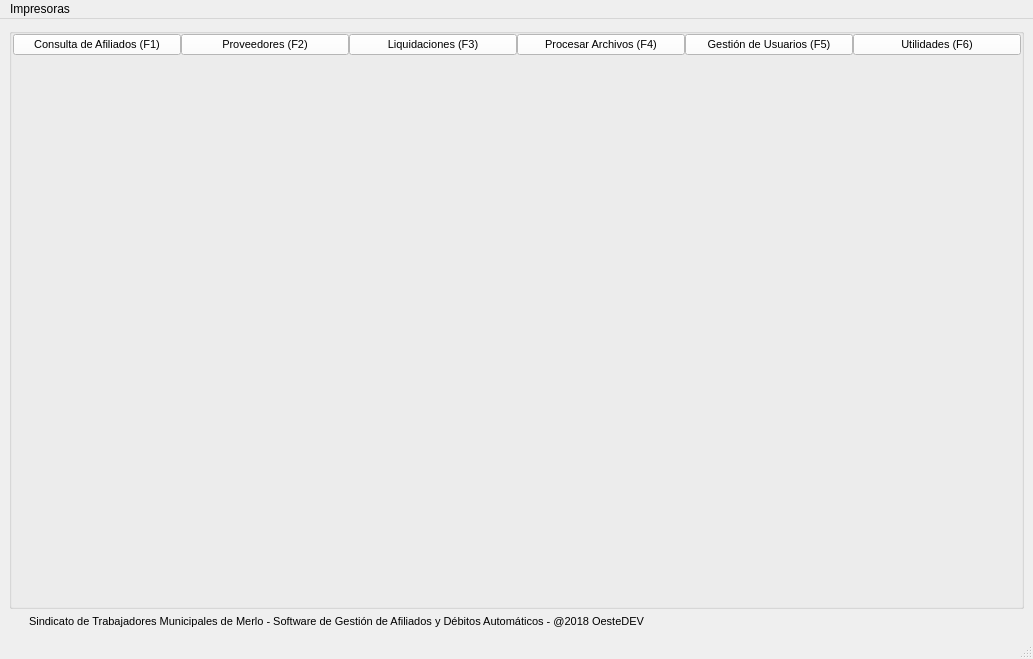
<?xml version="1.0" encoding="UTF-8"?>
<ui version="4.0">
 <class>MainWindow</class>
 <widget class="QMainWindow" name="MainWindow">
  <property name="geometry">
   <rect>
    <x>0</x>
    <y>0</y>
    <width>1033</width>
    <height>659</height>
   </rect>
  </property>
  <property name="palette">
   <palette>
    <active>
     <colorrole role="WindowText">
      <brush brushstyle="SolidPattern">
       <color alpha="255">
        <red>0</red>
        <green>0</green>
        <blue>0</blue>
       </color>
      </brush>
     </colorrole>
     <colorrole role="Button">
      <brush brushstyle="SolidPattern">
       <color alpha="255">
        <red>239</red>
        <green>239</green>
        <blue>239</blue>
       </color>
      </brush>
     </colorrole>
     <colorrole role="Light">
      <brush brushstyle="SolidPattern">
       <color alpha="255">
        <red>255</red>
        <green>255</green>
        <blue>255</blue>
       </color>
      </brush>
     </colorrole>
     <colorrole role="Midlight">
      <brush brushstyle="SolidPattern">
       <color alpha="255">
        <red>247</red>
        <green>247</green>
        <blue>247</blue>
       </color>
      </brush>
     </colorrole>
     <colorrole role="Dark">
      <brush brushstyle="SolidPattern">
       <color alpha="255">
        <red>119</red>
        <green>119</green>
        <blue>119</blue>
       </color>
      </brush>
     </colorrole>
     <colorrole role="Mid">
      <brush brushstyle="SolidPattern">
       <color alpha="255">
        <red>159</red>
        <green>159</green>
        <blue>159</blue>
       </color>
      </brush>
     </colorrole>
     <colorrole role="Text">
      <brush brushstyle="SolidPattern">
       <color alpha="255">
        <red>0</red>
        <green>0</green>
        <blue>0</blue>
       </color>
      </brush>
     </colorrole>
     <colorrole role="BrightText">
      <brush brushstyle="SolidPattern">
       <color alpha="255">
        <red>255</red>
        <green>255</green>
        <blue>255</blue>
       </color>
      </brush>
     </colorrole>
     <colorrole role="ButtonText">
      <brush brushstyle="SolidPattern">
       <color alpha="255">
        <red>0</red>
        <green>0</green>
        <blue>0</blue>
       </color>
      </brush>
     </colorrole>
     <colorrole role="Base">
      <brush brushstyle="SolidPattern">
       <color alpha="255">
        <red>255</red>
        <green>255</green>
        <blue>255</blue>
       </color>
      </brush>
     </colorrole>
     <colorrole role="Window">
      <brush brushstyle="SolidPattern">
       <color alpha="255">
        <red>239</red>
        <green>239</green>
        <blue>239</blue>
       </color>
      </brush>
     </colorrole>
     <colorrole role="Shadow">
      <brush brushstyle="SolidPattern">
       <color alpha="255">
        <red>0</red>
        <green>0</green>
        <blue>0</blue>
       </color>
      </brush>
     </colorrole>
     <colorrole role="AlternateBase">
      <brush brushstyle="SolidPattern">
       <color alpha="255">
        <red>247</red>
        <green>247</green>
        <blue>247</blue>
       </color>
      </brush>
     </colorrole>
     <colorrole role="ToolTipBase">
      <brush brushstyle="SolidPattern">
       <color alpha="255">
        <red>255</red>
        <green>255</green>
        <blue>220</blue>
       </color>
      </brush>
     </colorrole>
     <colorrole role="ToolTipText">
      <brush brushstyle="SolidPattern">
       <color alpha="255">
        <red>0</red>
        <green>0</green>
        <blue>0</blue>
       </color>
      </brush>
     </colorrole>
    </active>
    <inactive>
     <colorrole role="WindowText">
      <brush brushstyle="SolidPattern">
       <color alpha="255">
        <red>0</red>
        <green>0</green>
        <blue>0</blue>
       </color>
      </brush>
     </colorrole>
     <colorrole role="Button">
      <brush brushstyle="SolidPattern">
       <color alpha="255">
        <red>239</red>
        <green>239</green>
        <blue>239</blue>
       </color>
      </brush>
     </colorrole>
     <colorrole role="Light">
      <brush brushstyle="SolidPattern">
       <color alpha="255">
        <red>255</red>
        <green>255</green>
        <blue>255</blue>
       </color>
      </brush>
     </colorrole>
     <colorrole role="Midlight">
      <brush brushstyle="SolidPattern">
       <color alpha="255">
        <red>247</red>
        <green>247</green>
        <blue>247</blue>
       </color>
      </brush>
     </colorrole>
     <colorrole role="Dark">
      <brush brushstyle="SolidPattern">
       <color alpha="255">
        <red>119</red>
        <green>119</green>
        <blue>119</blue>
       </color>
      </brush>
     </colorrole>
     <colorrole role="Mid">
      <brush brushstyle="SolidPattern">
       <color alpha="255">
        <red>159</red>
        <green>159</green>
        <blue>159</blue>
       </color>
      </brush>
     </colorrole>
     <colorrole role="Text">
      <brush brushstyle="SolidPattern">
       <color alpha="255">
        <red>0</red>
        <green>0</green>
        <blue>0</blue>
       </color>
      </brush>
     </colorrole>
     <colorrole role="BrightText">
      <brush brushstyle="SolidPattern">
       <color alpha="255">
        <red>255</red>
        <green>255</green>
        <blue>255</blue>
       </color>
      </brush>
     </colorrole>
     <colorrole role="ButtonText">
      <brush brushstyle="SolidPattern">
       <color alpha="255">
        <red>0</red>
        <green>0</green>
        <blue>0</blue>
       </color>
      </brush>
     </colorrole>
     <colorrole role="Base">
      <brush brushstyle="SolidPattern">
       <color alpha="255">
        <red>255</red>
        <green>255</green>
        <blue>255</blue>
       </color>
      </brush>
     </colorrole>
     <colorrole role="Window">
      <brush brushstyle="SolidPattern">
       <color alpha="255">
        <red>239</red>
        <green>239</green>
        <blue>239</blue>
       </color>
      </brush>
     </colorrole>
     <colorrole role="Shadow">
      <brush brushstyle="SolidPattern">
       <color alpha="255">
        <red>0</red>
        <green>0</green>
        <blue>0</blue>
       </color>
      </brush>
     </colorrole>
     <colorrole role="AlternateBase">
      <brush brushstyle="SolidPattern">
       <color alpha="255">
        <red>247</red>
        <green>247</green>
        <blue>247</blue>
       </color>
      </brush>
     </colorrole>
     <colorrole role="ToolTipBase">
      <brush brushstyle="SolidPattern">
       <color alpha="255">
        <red>255</red>
        <green>255</green>
        <blue>220</blue>
       </color>
      </brush>
     </colorrole>
     <colorrole role="ToolTipText">
      <brush brushstyle="SolidPattern">
       <color alpha="255">
        <red>0</red>
        <green>0</green>
        <blue>0</blue>
       </color>
      </brush>
     </colorrole>
    </inactive>
    <disabled>
     <colorrole role="WindowText">
      <brush brushstyle="SolidPattern">
       <color alpha="255">
        <red>119</red>
        <green>119</green>
        <blue>119</blue>
       </color>
      </brush>
     </colorrole>
     <colorrole role="Button">
      <brush brushstyle="SolidPattern">
       <color alpha="255">
        <red>239</red>
        <green>239</green>
        <blue>239</blue>
       </color>
      </brush>
     </colorrole>
     <colorrole role="Light">
      <brush brushstyle="SolidPattern">
       <color alpha="255">
        <red>255</red>
        <green>255</green>
        <blue>255</blue>
       </color>
      </brush>
     </colorrole>
     <colorrole role="Midlight">
      <brush brushstyle="SolidPattern">
       <color alpha="255">
        <red>247</red>
        <green>247</green>
        <blue>247</blue>
       </color>
      </brush>
     </colorrole>
     <colorrole role="Dark">
      <brush brushstyle="SolidPattern">
       <color alpha="255">
        <red>119</red>
        <green>119</green>
        <blue>119</blue>
       </color>
      </brush>
     </colorrole>
     <colorrole role="Mid">
      <brush brushstyle="SolidPattern">
       <color alpha="255">
        <red>159</red>
        <green>159</green>
        <blue>159</blue>
       </color>
      </brush>
     </colorrole>
     <colorrole role="Text">
      <brush brushstyle="SolidPattern">
       <color alpha="255">
        <red>119</red>
        <green>119</green>
        <blue>119</blue>
       </color>
      </brush>
     </colorrole>
     <colorrole role="BrightText">
      <brush brushstyle="SolidPattern">
       <color alpha="255">
        <red>255</red>
        <green>255</green>
        <blue>255</blue>
       </color>
      </brush>
     </colorrole>
     <colorrole role="ButtonText">
      <brush brushstyle="SolidPattern">
       <color alpha="255">
        <red>119</red>
        <green>119</green>
        <blue>119</blue>
       </color>
      </brush>
     </colorrole>
     <colorrole role="Base">
      <brush brushstyle="SolidPattern">
       <color alpha="255">
        <red>239</red>
        <green>239</green>
        <blue>239</blue>
       </color>
      </brush>
     </colorrole>
     <colorrole role="Window">
      <brush brushstyle="SolidPattern">
       <color alpha="255">
        <red>239</red>
        <green>239</green>
        <blue>239</blue>
       </color>
      </brush>
     </colorrole>
     <colorrole role="Shadow">
      <brush brushstyle="SolidPattern">
       <color alpha="255">
        <red>0</red>
        <green>0</green>
        <blue>0</blue>
       </color>
      </brush>
     </colorrole>
     <colorrole role="AlternateBase">
      <brush brushstyle="SolidPattern">
       <color alpha="255">
        <red>239</red>
        <green>239</green>
        <blue>239</blue>
       </color>
      </brush>
     </colorrole>
     <colorrole role="ToolTipBase">
      <brush brushstyle="SolidPattern">
       <color alpha="255">
        <red>255</red>
        <green>255</green>
        <blue>220</blue>
       </color>
      </brush>
     </colorrole>
     <colorrole role="ToolTipText">
      <brush brushstyle="SolidPattern">
       <color alpha="255">
        <red>0</red>
        <green>0</green>
        <blue>0</blue>
       </color>
      </brush>
     </colorrole>
    </disabled>
   </palette>
  </property>
  <property name="windowTitle">
   <string>MainWindow</string>
  </property>
  <property name="windowIcon">
   <iconset>
    <normaloff>iconos/oesteDev.ico</normaloff>iconos/oesteDev.ico</iconset>
  </property>
  <widget class="QWidget" name="centralwidget">
   <layout class="QGridLayout" name="gridLayout">
    <item row="0" column="0">
     <layout class="QGridLayout" name="gridLayout_2">
      <item row="0" column="0">
       <widget class="QGroupBox" name="groupBox">
        <property name="sizePolicy">
         <sizepolicy hsizetype="Expanding" vsizetype="Preferred">
          <horstretch>0</horstretch>
          <verstretch>0</verstretch>
         </sizepolicy>
        </property>
        <property name="font">
         <font>
          <pointsize>10</pointsize>
          <weight>50</weight>
          <bold>false</bold>
         </font>
        </property>
        <property name="title">
         <string/>
        </property>
        <layout class="QGridLayout" name="gridLayout_4" rowstretch="2,98">
         <property name="leftMargin">
          <number>1</number>
         </property>
         <property name="topMargin">
          <number>0</number>
         </property>
         <property name="rightMargin">
          <number>0</number>
         </property>
         <property name="horizontalSpacing">
          <number>0</number>
         </property>
         <item row="0" column="6">
          <widget class="QPushButton" name="pushButton_usuarios">
           <property name="sizePolicy">
            <sizepolicy hsizetype="Expanding" vsizetype="Expanding">
             <horstretch>0</horstretch>
             <verstretch>0</verstretch>
            </sizepolicy>
           </property>
           <property name="font">
            <font>
             <family>Arial</family>
             <pointsize>8</pointsize>
             <weight>50</weight>
             <bold>false</bold>
            </font>
           </property>
           <property name="styleSheet">
            <string notr="true">#pushButton_usuarios{
background-color:#FFFFFF;
color: #000000;
}
</string>
           </property>
           <property name="text">
            <string>Gestión de Usuarios (F5)</string>
           </property>
           <property name="icon">
            <iconset>
             <normaloff>iconos/userPriv_01.png</normaloff>iconos/userPriv_01.png</iconset>
           </property>
           <property name="iconSize">
            <size>
             <width>30</width>
             <height>30</height>
            </size>
           </property>
          </widget>
         </item>
         <item row="0" column="4">
          <widget class="QPushButton" name="pushButton_liquidaciones">
           <property name="sizePolicy">
            <sizepolicy hsizetype="Expanding" vsizetype="Expanding">
             <horstretch>0</horstretch>
             <verstretch>0</verstretch>
            </sizepolicy>
           </property>
           <property name="font">
            <font>
             <family>Arial</family>
             <pointsize>8</pointsize>
             <weight>50</weight>
             <bold>false</bold>
            </font>
           </property>
           <property name="styleSheet">
            <string notr="true">#pushButton_liquidaciones{
background-color:#FFFFFF;
color: #000000;
}</string>
           </property>
           <property name="text">
            <string>Liquidaciones (F3)</string>
           </property>
           <property name="icon">
            <iconset>
             <normaloff>iconos/bp.png</normaloff>iconos/bp.png</iconset>
           </property>
           <property name="iconSize">
            <size>
             <width>40</width>
             <height>40</height>
            </size>
           </property>
          </widget>
         </item>
         <item row="0" column="1">
          <widget class="QPushButton" name="pushButton_proveedores">
           <property name="sizePolicy">
            <sizepolicy hsizetype="Expanding" vsizetype="Expanding">
             <horstretch>0</horstretch>
             <verstretch>0</verstretch>
            </sizepolicy>
           </property>
           <property name="font">
            <font>
             <family>Arial</family>
             <pointsize>8</pointsize>
             <weight>50</weight>
             <bold>false</bold>
            </font>
           </property>
           <property name="styleSheet">
            <string notr="true">#pushButton_proveedores{
background-color:#FFFFFF;
color: #000000;
}</string>
           </property>
           <property name="text">
            <string>Proveedores (F2)</string>
           </property>
           <property name="icon">
            <iconset>
             <normaloff>iconos/shopping cart full.ico</normaloff>iconos/shopping cart full.ico</iconset>
           </property>
           <property name="iconSize">
            <size>
             <width>30</width>
             <height>30</height>
            </size>
           </property>
          </widget>
         </item>
         <item row="0" column="0">
          <widget class="QPushButton" name="pushButton_afiliados">
           <property name="sizePolicy">
            <sizepolicy hsizetype="Expanding" vsizetype="Expanding">
             <horstretch>0</horstretch>
             <verstretch>0</verstretch>
            </sizepolicy>
           </property>
           <property name="palette">
            <palette>
             <active>
              <colorrole role="WindowText">
               <brush brushstyle="SolidPattern">
                <color alpha="255">
                 <red>0</red>
                 <green>0</green>
                 <blue>0</blue>
                </color>
               </brush>
              </colorrole>
              <colorrole role="Button">
               <brush brushstyle="SolidPattern">
                <color alpha="255">
                 <red>255</red>
                 <green>255</green>
                 <blue>255</blue>
                </color>
               </brush>
              </colorrole>
              <colorrole role="Text">
               <brush brushstyle="SolidPattern">
                <color alpha="255">
                 <red>0</red>
                 <green>0</green>
                 <blue>0</blue>
                </color>
               </brush>
              </colorrole>
              <colorrole role="ButtonText">
               <brush brushstyle="SolidPattern">
                <color alpha="255">
                 <red>0</red>
                 <green>0</green>
                 <blue>0</blue>
                </color>
               </brush>
              </colorrole>
              <colorrole role="Base">
               <brush brushstyle="SolidPattern">
                <color alpha="255">
                 <red>255</red>
                 <green>255</green>
                 <blue>255</blue>
                </color>
               </brush>
              </colorrole>
              <colorrole role="Window">
               <brush brushstyle="SolidPattern">
                <color alpha="255">
                 <red>255</red>
                 <green>255</green>
                 <blue>255</blue>
                </color>
               </brush>
              </colorrole>
             </active>
             <inactive>
              <colorrole role="WindowText">
               <brush brushstyle="SolidPattern">
                <color alpha="255">
                 <red>0</red>
                 <green>0</green>
                 <blue>0</blue>
                </color>
               </brush>
              </colorrole>
              <colorrole role="Button">
               <brush brushstyle="SolidPattern">
                <color alpha="255">
                 <red>255</red>
                 <green>255</green>
                 <blue>255</blue>
                </color>
               </brush>
              </colorrole>
              <colorrole role="Text">
               <brush brushstyle="SolidPattern">
                <color alpha="255">
                 <red>0</red>
                 <green>0</green>
                 <blue>0</blue>
                </color>
               </brush>
              </colorrole>
              <colorrole role="ButtonText">
               <brush brushstyle="SolidPattern">
                <color alpha="255">
                 <red>0</red>
                 <green>0</green>
                 <blue>0</blue>
                </color>
               </brush>
              </colorrole>
              <colorrole role="Base">
               <brush brushstyle="SolidPattern">
                <color alpha="255">
                 <red>255</red>
                 <green>255</green>
                 <blue>255</blue>
                </color>
               </brush>
              </colorrole>
              <colorrole role="Window">
               <brush brushstyle="SolidPattern">
                <color alpha="255">
                 <red>255</red>
                 <green>255</green>
                 <blue>255</blue>
                </color>
               </brush>
              </colorrole>
             </inactive>
             <disabled>
              <colorrole role="WindowText">
               <brush brushstyle="SolidPattern">
                <color alpha="255">
                 <red>0</red>
                 <green>0</green>
                 <blue>0</blue>
                </color>
               </brush>
              </colorrole>
              <colorrole role="Button">
               <brush brushstyle="SolidPattern">
                <color alpha="255">
                 <red>255</red>
                 <green>255</green>
                 <blue>255</blue>
                </color>
               </brush>
              </colorrole>
              <colorrole role="Text">
               <brush brushstyle="SolidPattern">
                <color alpha="255">
                 <red>0</red>
                 <green>0</green>
                 <blue>0</blue>
                </color>
               </brush>
              </colorrole>
              <colorrole role="ButtonText">
               <brush brushstyle="SolidPattern">
                <color alpha="255">
                 <red>0</red>
                 <green>0</green>
                 <blue>0</blue>
                </color>
               </brush>
              </colorrole>
              <colorrole role="Base">
               <brush brushstyle="SolidPattern">
                <color alpha="255">
                 <red>255</red>
                 <green>255</green>
                 <blue>255</blue>
                </color>
               </brush>
              </colorrole>
              <colorrole role="Window">
               <brush brushstyle="SolidPattern">
                <color alpha="255">
                 <red>255</red>
                 <green>255</green>
                 <blue>255</blue>
                </color>
               </brush>
              </colorrole>
             </disabled>
            </palette>
           </property>
           <property name="font">
            <font>
             <family>Arial</family>
             <pointsize>8</pointsize>
             <weight>50</weight>
             <bold>false</bold>
            </font>
           </property>
           <property name="styleSheet">
            <string notr="true">#pushButton_afiliados{
background-color:#FFFFFF;
color: #000000;
}
</string>
           </property>
           <property name="text">
            <string>Consulta de Afiliados (F1)</string>
           </property>
           <property name="icon">
            <iconset>
             <normaloff>iconos/users.ico</normaloff>iconos/users.ico</iconset>
           </property>
           <property name="iconSize">
            <size>
             <width>40</width>
             <height>40</height>
            </size>
           </property>
           <property name="autoDefault">
            <bool>false</bool>
           </property>
           <property name="default">
            <bool>false</bool>
           </property>
           <property name="flat">
            <bool>false</bool>
           </property>
          </widget>
         </item>
         <item row="0" column="5">
          <widget class="QPushButton" name="pushButton_procesador">
           <property name="sizePolicy">
            <sizepolicy hsizetype="Expanding" vsizetype="Expanding">
             <horstretch>0</horstretch>
             <verstretch>0</verstretch>
            </sizepolicy>
           </property>
           <property name="font">
            <font>
             <family>Arial</family>
             <pointsize>8</pointsize>
             <weight>50</weight>
             <bold>false</bold>
            </font>
           </property>
           <property name="styleSheet">
            <string notr="true">#pushButton_procesador{
background-color:#FFFFFF;
color: #000000;
}
</string>
           </property>
           <property name="text">
            <string>Procesar Archivos (F4)</string>
           </property>
           <property name="icon">
            <iconset>
             <normaloff>iconos/file_locked.ico</normaloff>iconos/file_locked.ico</iconset>
           </property>
           <property name="iconSize">
            <size>
             <width>30</width>
             <height>30</height>
            </size>
           </property>
          </widget>
         </item>
         <item row="0" column="7">
          <widget class="QPushButton" name="pushButton_utilidades">
           <property name="sizePolicy">
            <sizepolicy hsizetype="Expanding" vsizetype="Expanding">
             <horstretch>0</horstretch>
             <verstretch>0</verstretch>
            </sizepolicy>
           </property>
           <property name="font">
            <font>
             <family>Arial</family>
             <pointsize>8</pointsize>
             <weight>50</weight>
             <bold>false</bold>
            </font>
           </property>
           <property name="styleSheet">
            <string notr="true">#pushButton_utilidades{
background-color:#FFFFFF;
color: #000000;
}
</string>
           </property>
           <property name="text">
            <string>Utilidades (F6)</string>
           </property>
           <property name="icon">
            <iconset>
             <normaloff>iconos/applications.ico</normaloff>iconos/applications.ico</iconset>
           </property>
           <property name="iconSize">
            <size>
             <width>30</width>
             <height>30</height>
            </size>
           </property>
          </widget>
         </item>
         <item row="1" column="0" colspan="8">
          <widget class="QStackedWidget" name="stackedWidget">
           <property name="palette">
            <palette>
             <active>
              <colorrole role="WindowText">
               <brush brushstyle="SolidPattern">
                <color alpha="255">
                 <red>0</red>
                 <green>0</green>
                 <blue>0</blue>
                </color>
               </brush>
              </colorrole>
              <colorrole role="Button">
               <brush brushstyle="SolidPattern">
                <color alpha="255">
                 <red>255</red>
                 <green>255</green>
                 <blue>255</blue>
                </color>
               </brush>
              </colorrole>
              <colorrole role="Light">
               <brush brushstyle="SolidPattern">
                <color alpha="255">
                 <red>255</red>
                 <green>255</green>
                 <blue>255</blue>
                </color>
               </brush>
              </colorrole>
              <colorrole role="Midlight">
               <brush brushstyle="SolidPattern">
                <color alpha="255">
                 <red>255</red>
                 <green>255</green>
                 <blue>255</blue>
                </color>
               </brush>
              </colorrole>
              <colorrole role="Dark">
               <brush brushstyle="SolidPattern">
                <color alpha="255">
                 <red>127</red>
                 <green>127</green>
                 <blue>127</blue>
                </color>
               </brush>
              </colorrole>
              <colorrole role="Mid">
               <brush brushstyle="SolidPattern">
                <color alpha="255">
                 <red>170</red>
                 <green>170</green>
                 <blue>170</blue>
                </color>
               </brush>
              </colorrole>
              <colorrole role="Text">
               <brush brushstyle="SolidPattern">
                <color alpha="255">
                 <red>0</red>
                 <green>0</green>
                 <blue>0</blue>
                </color>
               </brush>
              </colorrole>
              <colorrole role="BrightText">
               <brush brushstyle="SolidPattern">
                <color alpha="255">
                 <red>255</red>
                 <green>255</green>
                 <blue>255</blue>
                </color>
               </brush>
              </colorrole>
              <colorrole role="ButtonText">
               <brush brushstyle="SolidPattern">
                <color alpha="255">
                 <red>0</red>
                 <green>0</green>
                 <blue>0</blue>
                </color>
               </brush>
              </colorrole>
              <colorrole role="Base">
               <brush brushstyle="SolidPattern">
                <color alpha="255">
                 <red>255</red>
                 <green>255</green>
                 <blue>255</blue>
                </color>
               </brush>
              </colorrole>
              <colorrole role="Window">
               <brush brushstyle="SolidPattern">
                <color alpha="255">
                 <red>255</red>
                 <green>255</green>
                 <blue>255</blue>
                </color>
               </brush>
              </colorrole>
              <colorrole role="Shadow">
               <brush brushstyle="SolidPattern">
                <color alpha="255">
                 <red>0</red>
                 <green>0</green>
                 <blue>0</blue>
                </color>
               </brush>
              </colorrole>
              <colorrole role="AlternateBase">
               <brush brushstyle="SolidPattern">
                <color alpha="255">
                 <red>255</red>
                 <green>255</green>
                 <blue>255</blue>
                </color>
               </brush>
              </colorrole>
              <colorrole role="ToolTipBase">
               <brush brushstyle="SolidPattern">
                <color alpha="255">
                 <red>255</red>
                 <green>255</green>
                 <blue>220</blue>
                </color>
               </brush>
              </colorrole>
              <colorrole role="ToolTipText">
               <brush brushstyle="SolidPattern">
                <color alpha="255">
                 <red>0</red>
                 <green>0</green>
                 <blue>0</blue>
                </color>
               </brush>
              </colorrole>
             </active>
             <inactive>
              <colorrole role="WindowText">
               <brush brushstyle="SolidPattern">
                <color alpha="255">
                 <red>0</red>
                 <green>0</green>
                 <blue>0</blue>
                </color>
               </brush>
              </colorrole>
              <colorrole role="Button">
               <brush brushstyle="SolidPattern">
                <color alpha="255">
                 <red>255</red>
                 <green>255</green>
                 <blue>255</blue>
                </color>
               </brush>
              </colorrole>
              <colorrole role="Light">
               <brush brushstyle="SolidPattern">
                <color alpha="255">
                 <red>255</red>
                 <green>255</green>
                 <blue>255</blue>
                </color>
               </brush>
              </colorrole>
              <colorrole role="Midlight">
               <brush brushstyle="SolidPattern">
                <color alpha="255">
                 <red>255</red>
                 <green>255</green>
                 <blue>255</blue>
                </color>
               </brush>
              </colorrole>
              <colorrole role="Dark">
               <brush brushstyle="SolidPattern">
                <color alpha="255">
                 <red>127</red>
                 <green>127</green>
                 <blue>127</blue>
                </color>
               </brush>
              </colorrole>
              <colorrole role="Mid">
               <brush brushstyle="SolidPattern">
                <color alpha="255">
                 <red>170</red>
                 <green>170</green>
                 <blue>170</blue>
                </color>
               </brush>
              </colorrole>
              <colorrole role="Text">
               <brush brushstyle="SolidPattern">
                <color alpha="255">
                 <red>0</red>
                 <green>0</green>
                 <blue>0</blue>
                </color>
               </brush>
              </colorrole>
              <colorrole role="BrightText">
               <brush brushstyle="SolidPattern">
                <color alpha="255">
                 <red>255</red>
                 <green>255</green>
                 <blue>255</blue>
                </color>
               </brush>
              </colorrole>
              <colorrole role="ButtonText">
               <brush brushstyle="SolidPattern">
                <color alpha="255">
                 <red>0</red>
                 <green>0</green>
                 <blue>0</blue>
                </color>
               </brush>
              </colorrole>
              <colorrole role="Base">
               <brush brushstyle="SolidPattern">
                <color alpha="255">
                 <red>255</red>
                 <green>255</green>
                 <blue>255</blue>
                </color>
               </brush>
              </colorrole>
              <colorrole role="Window">
               <brush brushstyle="SolidPattern">
                <color alpha="255">
                 <red>255</red>
                 <green>255</green>
                 <blue>255</blue>
                </color>
               </brush>
              </colorrole>
              <colorrole role="Shadow">
               <brush brushstyle="SolidPattern">
                <color alpha="255">
                 <red>0</red>
                 <green>0</green>
                 <blue>0</blue>
                </color>
               </brush>
              </colorrole>
              <colorrole role="AlternateBase">
               <brush brushstyle="SolidPattern">
                <color alpha="255">
                 <red>255</red>
                 <green>255</green>
                 <blue>255</blue>
                </color>
               </brush>
              </colorrole>
              <colorrole role="ToolTipBase">
               <brush brushstyle="SolidPattern">
                <color alpha="255">
                 <red>255</red>
                 <green>255</green>
                 <blue>220</blue>
                </color>
               </brush>
              </colorrole>
              <colorrole role="ToolTipText">
               <brush brushstyle="SolidPattern">
                <color alpha="255">
                 <red>0</red>
                 <green>0</green>
                 <blue>0</blue>
                </color>
               </brush>
              </colorrole>
             </inactive>
             <disabled>
              <colorrole role="WindowText">
               <brush brushstyle="SolidPattern">
                <color alpha="255">
                 <red>127</red>
                 <green>127</green>
                 <blue>127</blue>
                </color>
               </brush>
              </colorrole>
              <colorrole role="Button">
               <brush brushstyle="SolidPattern">
                <color alpha="255">
                 <red>255</red>
                 <green>255</green>
                 <blue>255</blue>
                </color>
               </brush>
              </colorrole>
              <colorrole role="Light">
               <brush brushstyle="SolidPattern">
                <color alpha="255">
                 <red>255</red>
                 <green>255</green>
                 <blue>255</blue>
                </color>
               </brush>
              </colorrole>
              <colorrole role="Midlight">
               <brush brushstyle="SolidPattern">
                <color alpha="255">
                 <red>255</red>
                 <green>255</green>
                 <blue>255</blue>
                </color>
               </brush>
              </colorrole>
              <colorrole role="Dark">
               <brush brushstyle="SolidPattern">
                <color alpha="255">
                 <red>127</red>
                 <green>127</green>
                 <blue>127</blue>
                </color>
               </brush>
              </colorrole>
              <colorrole role="Mid">
               <brush brushstyle="SolidPattern">
                <color alpha="255">
                 <red>170</red>
                 <green>170</green>
                 <blue>170</blue>
                </color>
               </brush>
              </colorrole>
              <colorrole role="Text">
               <brush brushstyle="SolidPattern">
                <color alpha="255">
                 <red>127</red>
                 <green>127</green>
                 <blue>127</blue>
                </color>
               </brush>
              </colorrole>
              <colorrole role="BrightText">
               <brush brushstyle="SolidPattern">
                <color alpha="255">
                 <red>255</red>
                 <green>255</green>
                 <blue>255</blue>
                </color>
               </brush>
              </colorrole>
              <colorrole role="ButtonText">
               <brush brushstyle="SolidPattern">
                <color alpha="255">
                 <red>127</red>
                 <green>127</green>
                 <blue>127</blue>
                </color>
               </brush>
              </colorrole>
              <colorrole role="Base">
               <brush brushstyle="SolidPattern">
                <color alpha="255">
                 <red>255</red>
                 <green>255</green>
                 <blue>255</blue>
                </color>
               </brush>
              </colorrole>
              <colorrole role="Window">
               <brush brushstyle="SolidPattern">
                <color alpha="255">
                 <red>255</red>
                 <green>255</green>
                 <blue>255</blue>
                </color>
               </brush>
              </colorrole>
              <colorrole role="Shadow">
               <brush brushstyle="SolidPattern">
                <color alpha="255">
                 <red>0</red>
                 <green>0</green>
                 <blue>0</blue>
                </color>
               </brush>
              </colorrole>
              <colorrole role="AlternateBase">
               <brush brushstyle="SolidPattern">
                <color alpha="255">
                 <red>255</red>
                 <green>255</green>
                 <blue>255</blue>
                </color>
               </brush>
              </colorrole>
              <colorrole role="ToolTipBase">
               <brush brushstyle="SolidPattern">
                <color alpha="255">
                 <red>255</red>
                 <green>255</green>
                 <blue>220</blue>
                </color>
               </brush>
              </colorrole>
              <colorrole role="ToolTipText">
               <brush brushstyle="SolidPattern">
                <color alpha="255">
                 <red>0</red>
                 <green>0</green>
                 <blue>0</blue>
                </color>
               </brush>
              </colorrole>
             </disabled>
            </palette>
           </property>
           <property name="font">
            <font>
             <pointsize>10</pointsize>
             <weight>50</weight>
             <bold>false</bold>
            </font>
           </property>
           <property name="currentIndex">
            <number>1</number>
           </property>
           <widget class="QWidget" name="page"/>
           <widget class="QWidget" name="page_2"/>
          </widget>
         </item>
        </layout>
       </widget>
      </item>
     </layout>
    </item>
    <item row="1" column="0">
     <widget class="QLabel" name="label">
      <property name="font">
       <font>
        <family>Arial</family>
        <pointsize>8</pointsize>
       </font>
      </property>
      <property name="text">
       <string>Sindicato de Trabajadores Municipales de Merlo - Software de Gestión de Afiliados y Débitos Automáticos - @2018 OesteDEV</string>
      </property>
      <property name="indent">
       <number>20</number>
      </property>
     </widget>
    </item>
   </layout>
  </widget>
  <widget class="QMenuBar" name="menubar">
   <property name="geometry">
    <rect>
     <x>0</x>
     <y>0</y>
     <width>1033</width>
     <height>21</height>
    </rect>
   </property>
   <widget class="QMenu" name="menuImpresoras">
    <property name="title">
     <string>Impresoras</string>
    </property>
   </widget>
   <addaction name="menuImpresoras"/>
  </widget>
  <widget class="QStatusBar" name="statusbar"/>
 </widget>
 <resources/>
 <connections/>
</ui>
